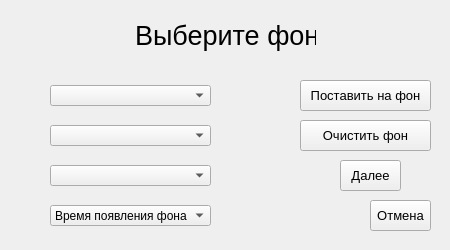
<?xml version="1.0" encoding="UTF-8"?>
<ui version="4.0">
 <class>MainWindow</class>
 <widget class="QMainWindow" name="MainWindow">
  <property name="enabled">
   <bool>true</bool>
  </property>
  <property name="geometry">
   <rect>
    <x>0</x>
    <y>0</y>
    <width>450</width>
    <height>250</height>
   </rect>
  </property>
  <property name="minimumSize">
   <size>
    <width>450</width>
    <height>0</height>
   </size>
  </property>
  <property name="windowTitle">
   <string>Создание мода БЛ:                Добавить фон</string>
  </property>
  <widget class="QWidget" name="centralwidget">
   <widget class="QLabel" name="lbl">
    <property name="geometry">
     <rect>
      <x>135</x>
      <y>0</y>
      <width>181</width>
      <height>71</height>
     </rect>
    </property>
    <property name="font">
     <font>
      <pointsize>20</pointsize>
     </font>
    </property>
    <property name="layoutDirection">
     <enum>Qt::LeftToRight</enum>
    </property>
    <property name="text">
     <string>Выберите фон</string>
    </property>
   </widget>
   <widget class="QPushButton" name="btn">
    <property name="geometry">
     <rect>
      <x>340</x>
      <y>160</y>
      <width>61</width>
      <height>31</height>
     </rect>
    </property>
    <property name="font">
     <font>
      <pointsize>10</pointsize>
     </font>
    </property>
    <property name="text">
     <string>Далее</string>
    </property>
   </widget>
   <widget class="QPushButton" name="btn_ex">
    <property name="geometry">
     <rect>
      <x>370</x>
      <y>200</y>
      <width>61</width>
      <height>31</height>
     </rect>
    </property>
    <property name="font">
     <font>
      <pointsize>10</pointsize>
     </font>
    </property>
    <property name="text">
     <string>Отмена</string>
    </property>
   </widget>
   <widget class="QComboBox" name="comboBox">
    <property name="geometry">
     <rect>
      <x>50</x>
      <y>85</y>
      <width>161</width>
      <height>21</height>
     </rect>
    </property>
   </widget>
   <widget class="QPushButton" name="btn_2">
    <property name="geometry">
     <rect>
      <x>300</x>
      <y>80</y>
      <width>131</width>
      <height>31</height>
     </rect>
    </property>
    <property name="font">
     <font>
      <pointsize>10</pointsize>
     </font>
    </property>
    <property name="text">
     <string>Поставить на фон</string>
    </property>
   </widget>
   <widget class="QPushButton" name="btn_3">
    <property name="geometry">
     <rect>
      <x>300</x>
      <y>120</y>
      <width>131</width>
      <height>31</height>
     </rect>
    </property>
    <property name="font">
     <font>
      <pointsize>10</pointsize>
     </font>
    </property>
    <property name="text">
     <string>Очистить фон</string>
    </property>
   </widget>
   <widget class="QComboBox" name="comboBox_2">
    <property name="geometry">
     <rect>
      <x>50</x>
      <y>125</y>
      <width>161</width>
      <height>21</height>
     </rect>
    </property>
   </widget>
   <widget class="QComboBox" name="comboBox_3">
    <property name="geometry">
     <rect>
      <x>50</x>
      <y>165</y>
      <width>161</width>
      <height>21</height>
     </rect>
    </property>
   </widget>
   <widget class="QComboBox" name="comboBox_4">
    <property name="geometry">
     <rect>
      <x>50</x>
      <y>205</y>
      <width>161</width>
      <height>21</height>
     </rect>
    </property>
    <item>
     <property name="text">
      <string>Время появления фона</string>
     </property>
    </item>
    <item>
     <property name="text">
      <string>0 с</string>
     </property>
    </item>
    <item>
     <property name="text">
      <string>0.2 с</string>
     </property>
    </item>
    <item>
     <property name="text">
      <string>1 с</string>
     </property>
    </item>
   </widget>
  </widget>
 </widget>
 <resources/>
 <connections/>
</ui>
